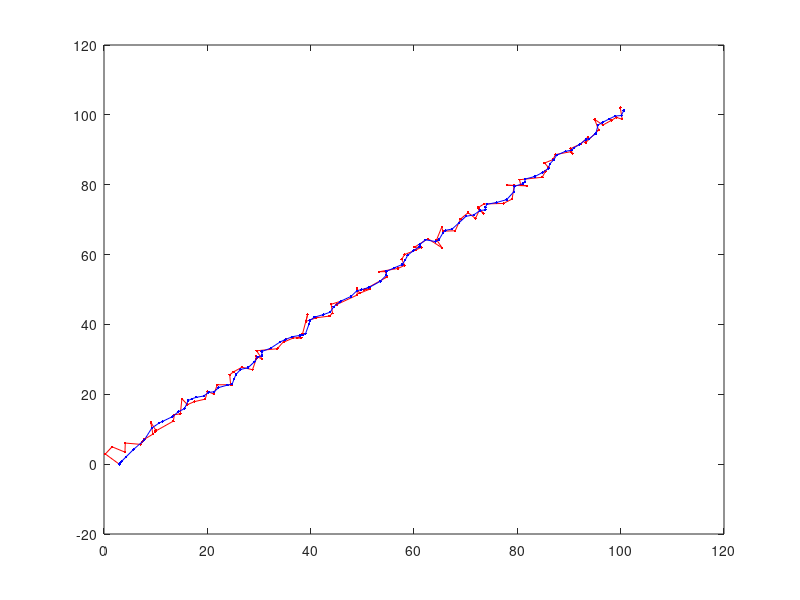

Source code (MATLAB):
function [] = kalman_main()
  
  kq = 0.001;
  kr = 0.9;

  z = []
  for i=1:101
    z(i, 1) = i + randn();
    z(i, 2) = i + randn();
  end
  
  F = [1 1 0 0 0 0;
       0 1 1 0 0 0;
       0 0 1 0 0 0;
       0 0 0 1 1 0;
       0 0 0 0 1 1;
       0 0 0 0 0 1;];

  H = [1 0 0 0 0 0;
       0 0 0 1 0 0;];

  Q = eye(6)*kq;
  R = eye(2)*kr;
 
  P = zeros(6);

  estados(1, :)  = [z(1,1) 0 0 z(1, 2) 0 0];
  
  for i=2:101
    [estados(i,:), P] = Kalman(estados(i-1,:), P, F, H, Q, R, z(i,:)');
  end


  %z e o ruido 
  %x e a correta 
  %xe e o estimado

  pl = plot(z(:,1), z(:,2), 'r.-', estados(:, 1), estados(:, 4), 'b.-'); 
  waitfor(pl);
  
  %plot(1,101,xe(1,:),'-k',1,101,x,'-g',1,101,z,'-r');
  
  
end


function[x, P] = Kalman(x, P, F, H, Q, R, z)
  xa = F*x';                          % previsão a priori
  Pa = F*P*F' + Q;
  y = (z - H*xa);
  K = Pa*H'/(H*Pa*H' + R);
  x = xa + K*y;
  P = (eye(length(x)) - K*H)*Pa;
  x = x';
end

